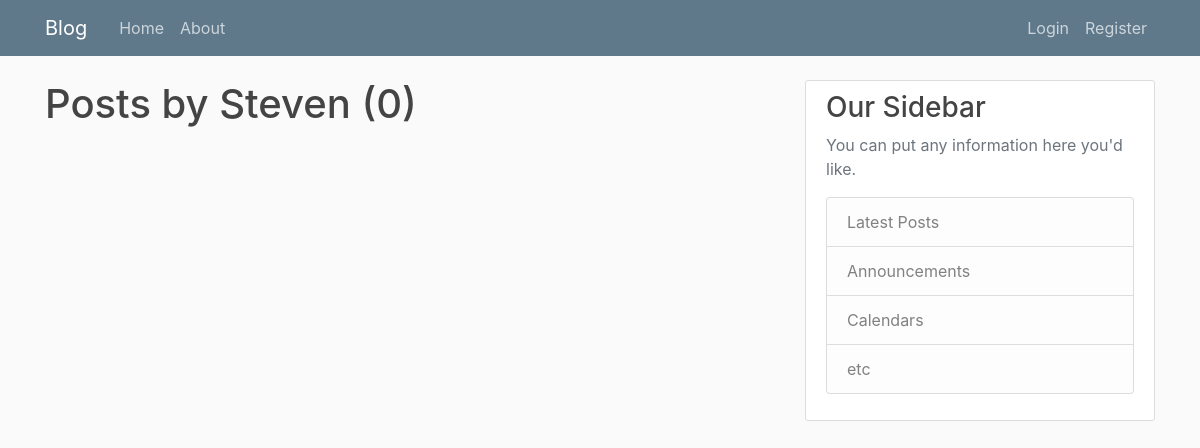
Before: /user/Steven with the older database file.
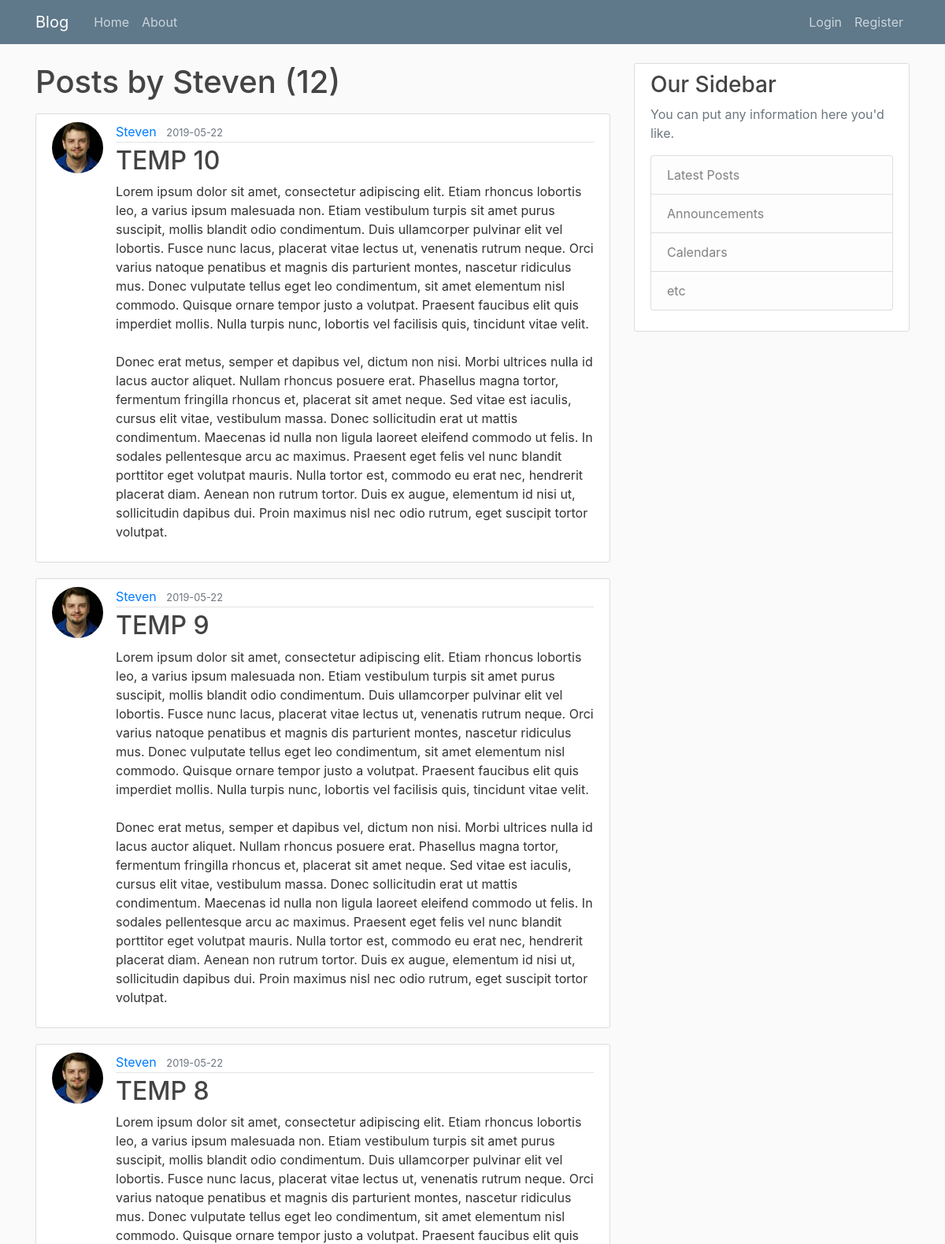
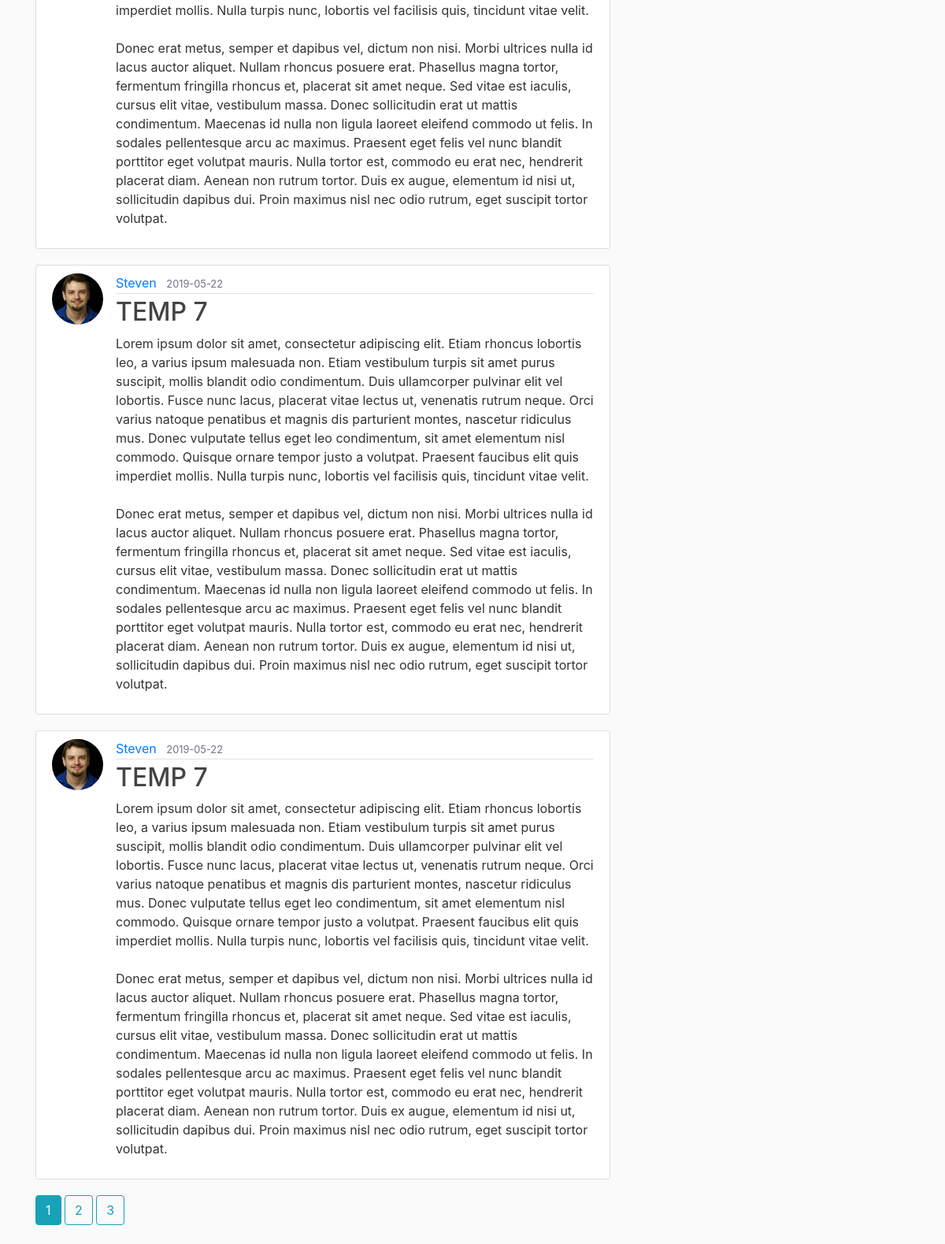
After: the same page with the newer database file (2 pictures, top to bottom).
### flaskblog/models.py (models this page shows, shortened)
class Post(db.Model):
    id = db.Column(db.Integer, primary_key=True)
    title = db.Column(db.String(20), nullable=False)
    date_posted = db.Column(db.DateTime, nullable=False, default=datetime.utcnow)
    content = db.Column(db.Text, nullable=False)
    user_id = db.Column(db.Integer, db.ForeignKey('user.id'),nullable=False)

class User(db.Model, UserMixin):
    id = db.Column(db.Integer, primary_key=True)
    username = db.Column(db.String(20), unique=True, nullable=False)
    email = db.Column(db.String(120), unique=True, nullable=False)
    image_file = db.Column(db.String(20), nullable=False, default='default.jpg')
    password = db.Column(db.String(60), nullable=False)
    posts = db.relationship('Post', backref='author', lazy=True)

### flaskblog/routes.py (the view)
@app.route("/user/<string:username>")
def user_posts(username):
    page = request.args.get('page', 1, type=int)
    user = User.query.filter_by(username=username).first_or_404()
    posts = Post.query.filter_by(author=user).order_by(Post.date_posted.desc()).paginate(page=page, per_page=5)
    return render_template('user_posts.html', posts=posts, user=user)

### flaskblog/templates/user_posts.html
{% extends "layout.html" %}
{% block content %}
    <h1 class="mb-3">Posts by {{ user.username }} ({{ posts.total }})</h1>
    {% for post in posts.items %}
        <article class="media content-section">
          <img class="rounded-circle article-img" src="{{ url_for('static', filename='profile_pics/' + post.author.image_file) }}" >
          <div class="media-body">
            <div class="article-metadata">
              <a class="mr-2" href="{{ url_for('user_posts', username=post.author.username ) }}">{{ post.author.username }}</a>
              <small class="text-muted">{{ post.date_posted.strftime('%Y-%m-%d') }}</small>
            </div>
            <h2><a class="article-title" href="{{ url_for('post', post_id=post.id) }}">{{ post.title }}</a></h2>
            <p class="article-content">{{ post.content }}</p>
          </div>
        </article>
    {% endfor %}
    {% for page_num in posts.iter_pages(left_edge=1, right_edge=1, left_current=1, right_current=2 ) %}
      {% if page_num %}
        {% if posts.page == page_num %}
          <a class="btn btn-info mb-4" href="{{ url_for('user_posts', username=user.username, page=page_num) }}">{{ page_num }}</a>
        {% else %}
          <a class="btn btn-outline-info mb-4" href="{{ url_for('user_posts', username=user.username, page=page_num) }}">{{ page_num }}</a>
        {% endif %}
      {% else %}
        ...
      {% endif %}
    {% endfor %}
{% endblock content%}

Changed rows visible on the page:
added Post: image_file (picture), author.username "Steven", date_posted "2019-05-22", title "TEMP 10", content "Lorem ipsum dolor sit amet, consectetur adipiscing elit. Etiam rhoncus lobortis leo, a varius ipsum malesuada non. Etiam vestibulum turpis sit amet purus suscipit, mollis blandit odio condimentum. Duis ullamcorper pulvinar elit vel lobortis. Fusce nunc lacus, placerat vitae lectus ut, venenatis rutrum neque. Orci varius natoque penatibus et magnis dis parturient montes, nascetur ridiculus mus. Donec vulputate tellus eget leo condimentum, sit amet elementum nisl commodo. Quisque ornare tempor justo a volutpat. Praesent faucibus elit quis imperdiet mollis. Nulla turpis nunc, lobortis vel facilisis quis, tincidunt vitae velit. Donec erat metus, semper et dapibus vel, dictum non nisi. Morbi…"
added Post: image_file (picture), author.username "Steven", date_posted "2019-05-22", title "TEMP 9", content "Lorem ipsum dolor sit amet, consectetur adipiscing elit. Etiam rhoncus lobortis leo, a varius ipsum malesuada non. Etiam vestibulum turpis sit amet purus suscipit, mollis blandit odio condimentum. Duis ullamcorper pulvinar elit vel lobortis. Fusce nunc lacus, placerat vitae lectus ut, venenatis rutrum neque. Orci varius natoque penatibus et magnis dis parturient montes, nascetur ridiculus mus. Donec vulputate tellus eget leo condimentum, sit amet elementum nisl commodo. Quisque ornare tempor justo a volutpat. Praesent faucibus elit quis imperdiet mollis. Nulla turpis nunc, lobortis vel facilisis quis, tincidunt vitae velit. Donec erat metus, semper et dapibus vel, dictum non nisi. Morbi…"
added Post: image_file (picture), author.username "Steven", date_posted "2019-05-22", title "TEMP 8", content "Lorem ipsum dolor sit amet, consectetur adipiscing elit. Etiam rhoncus lobortis leo, a varius ipsum malesuada non. Etiam vestibulum turpis sit amet purus suscipit, mollis blandit odio condimentum. Duis ullamcorper pulvinar elit vel lobortis. Fusce nunc lacus, placerat vitae lectus ut, venenatis rutrum neque. Orci varius natoque penatibus et magnis dis parturient montes, nascetur ridiculus mus. Donec vulputate tellus eget leo condimentum, sit amet elementum nisl commodo. Quisque ornare tempor justo a volutpat. Praesent faucibus elit quis imperdiet mollis. Nulla turpis nunc, lobortis vel facilisis quis, tincidunt vitae velit. Donec erat metus, semper et dapibus vel, dictum non nisi. Morbi…"
added Post: image_file (picture), author.username "Steven", date_posted "2019-05-22", title "TEMP 7", content "Lorem ipsum dolor sit amet, consectetur adipiscing elit. Etiam rhoncus lobortis leo, a varius ipsum malesuada non. Etiam vestibulum turpis sit amet purus suscipit, mollis blandit odio condimentum. Duis ullamcorper pulvinar elit vel lobortis. Fusce nunc lacus, placerat vitae lectus ut, venenatis rutrum neque. Orci varius natoque penatibus et magnis dis parturient montes, nascetur ridiculus mus. Donec vulputate tellus eget leo condimentum, sit amet elementum nisl commodo. Quisque ornare tempor justo a volutpat. Praesent faucibus elit quis imperdiet mollis. Nulla turpis nunc, lobortis vel facilisis quis, tincidunt vitae velit. Donec erat metus, semper et dapibus vel, dictum non nisi. Morbi…"
added Post: image_file (picture), author.username "Steven", date_posted "2019-05-22", title "TEMP 7", content "Lorem ipsum dolor sit amet, consectetur adipiscing elit. Etiam rhoncus lobortis leo, a varius ipsum malesuada non. Etiam vestibulum turpis sit amet purus suscipit, mollis blandit odio condimentum. Duis ullamcorper pulvinar elit vel lobortis. Fusce nunc lacus, placerat vitae lectus ut, venenatis rutrum neque. Orci varius natoque penatibus et magnis dis parturient montes, nascetur ridiculus mus. Donec vulputate tellus eget leo condimentum, sit amet elementum nisl commodo. Quisque ornare tempor justo a volutpat. Praesent faucibus elit quis imperdiet mollis. Nulla turpis nunc, lobortis vel facilisis quis, tincidunt vitae velit. Donec erat metus, semper et dapibus vel, dictum non nisi. Morbi…"
Other visible differences:
{{ posts.total }}: "0" → "12"
new list line: "1"
new list line: "2"
new list line: "3"
